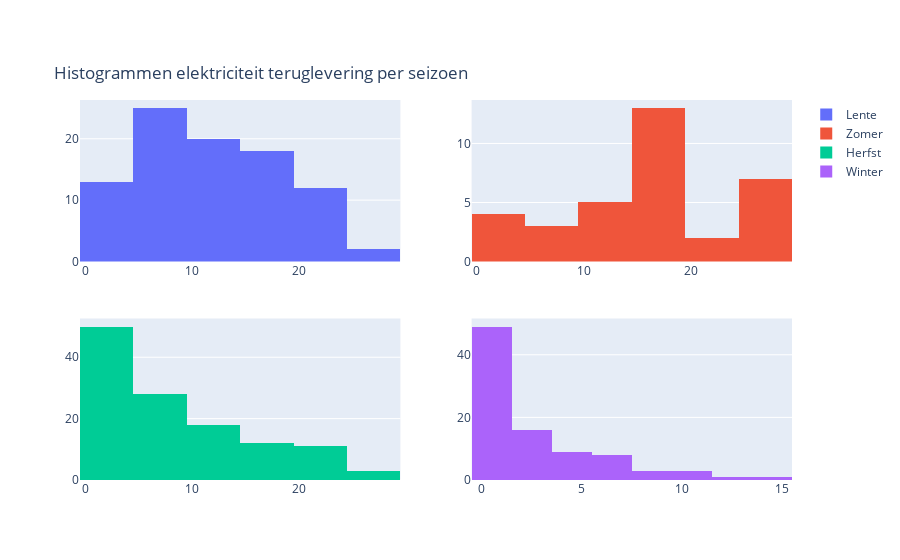

Source (notebook cell):
### Code cell
fig_hist1 = make_subplots(rows=2, cols=2, start_cell="top-left")

fig_hist1.add_trace(go.Histogram(x=ts_spring['teruglevering'], name = 'Lente'),
                  row=1, col=1)

fig_hist1.add_trace(go.Histogram(x=ts_summer['teruglevering'], name = "Zomer"),
                  row=1, col=2)

fig_hist1.add_trace(go.Histogram(x=ts_autumn['teruglevering'], name = 'Herfst'),
                  row=2, col=1)

fig_hist1.add_trace(go.Histogram(x=ts_winter['teruglevering'], name = 'Winter'),
                  row=2, col=2)

fig_hist1.update_layout(title={
                             'text': "Histogrammen elektriciteit teruglevering per seizoen",
                             'y':0.88,
                             'x': 0.06})

fig_hist1.show()

### Figure 1 — Plotly figure (JSON) as saved in the notebook; plotly's stock layout.template omitted (floating-point values rounded to 4 significant figures)
{"data": [{"name": "Lente", "type": "histogram", "x": [20, 25, 9, 11, 13, 7, 9, 8, 14, 17, 7, 22, 9, 7, 10, 10, 23, 19, 7, 12, 11, 5, 25, 12, 17, 4, 11, 16, 18, 4, 0, 20, 24, 20, 16, 19, 21, 14, 19, 21, 12, 16, 22, 24, 12, 14, 19, 15, 10, 4, 14, 9, 9, 15, 15, 5, 12, 5, 16, 20, 18, 20, 2, 10, 12, 8, 14, 8, 7, 3, 9, 18, 9, 5, 5, 6, 7, 5, 4, 4, 1, 2, 5, 1, 7, 16, 1, 2, 15, 10], "xaxis": "x", "yaxis": "y"}, {"name": "Zomer", "type": "histogram", "x": [26, 23, 15, 16, 7, 23, 6, 13, 15, 17, 26, 26, 19, 18, 17, 12, 27, 4, 27, 25, 25, 12, 4, 4, 19, 17, 17, 3, 19, 18, 14, 9, 10, 17], "xaxis": "x2", "yaxis": "y2"}, {"name": "Herfst", "type": "histogram", "x": [0, 1, 0, 0, 0, 6, 0, 7, 4, 0, 3, 3, 3, 0, 1, 1, 2, 1, 3, 1, 7, 5, 3, 6, 6, 2, 9, 8, 1, 2, 1, 0, 4, 4, 3, 4, 1, 2, 8, 7, 2, 0, 1, 4, 4, 7, 5, 6, 8, 6, 4, 5, 4, 0, 5, 3, 1, 5, 0, 8, 1, 2, 8, 1, 4, 7, 10, 11, 8, 10, 17, 14, 13, 17, 19, 8, 16, 18, 13, 8, 13, 18, 1, 2, 12, 9, 13, 14, 1, 15, 12, 13, 5, 13, 9, 7, 3, 4, 18, 12, 15, 21, 13, 21, 21, 12, 17, 16, 16, 20, 21, 21, 24, 21, 22, 25, 23, 27, 27, 12, 20, 13], "xaxis": "x3", "yaxis": "y3"}, {"name": "Winter", "type": "histogram", "x": [6, 5, 14, 10, 6, 6, 6, 8, 9, 8, 3, 1, 3, 0, 5, 11, 10, 13, 4, 7, 1, 0, 0, 2, 4, 0, 0, 1, 6, 2, 1, 0, 0, 4, 6, 2, 2, 7, 2, 0, 0, 1, 1, 0, 0, 4, 2, 4, 0, 1, 4, 2, 0, 0, 0, 0, 0, 0, 2, 1, 1, 0, 2, 0, 0, 1, 0, 0, 0, 0, 1, 2, 2, 1, 3, 1, 0, 0, 0, 1, 2, 0, 0, 0, 1, 4, 3, 0, 0, 1], "xaxis": "x4", "yaxis": "y4"}], "layout": {"title": {"text": "Histogrammen elektriciteit teruglevering per seizoen", "x": 0.06, "y": 0.88}, "xaxis": {"anchor": "y", "domain": [0, 0.45]}, "xaxis2": {"anchor": "y2", "domain": [0.55, 1]}, "xaxis3": {"anchor": "y3", "domain": [0, 0.45]}, "xaxis4": {"anchor": "y4", "domain": [0.55, 1]}, "yaxis": {"anchor": "x", "domain": [0.575, 1]}, "yaxis2": {"anchor": "x2", "domain": [0.575, 1]}, "yaxis3": {"anchor": "x3", "domain": [0, 0.425]}, "yaxis4": {"anchor": "x4", "domain": [0, 0.425]}}}
